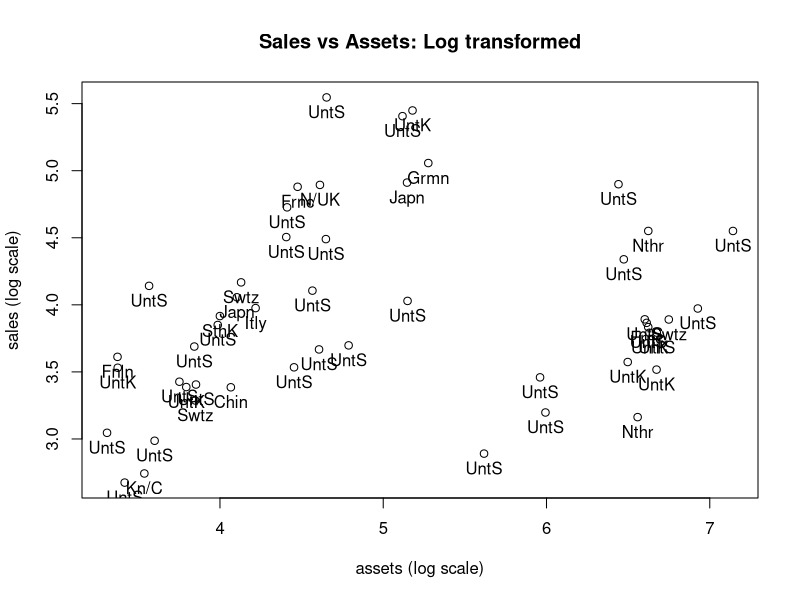
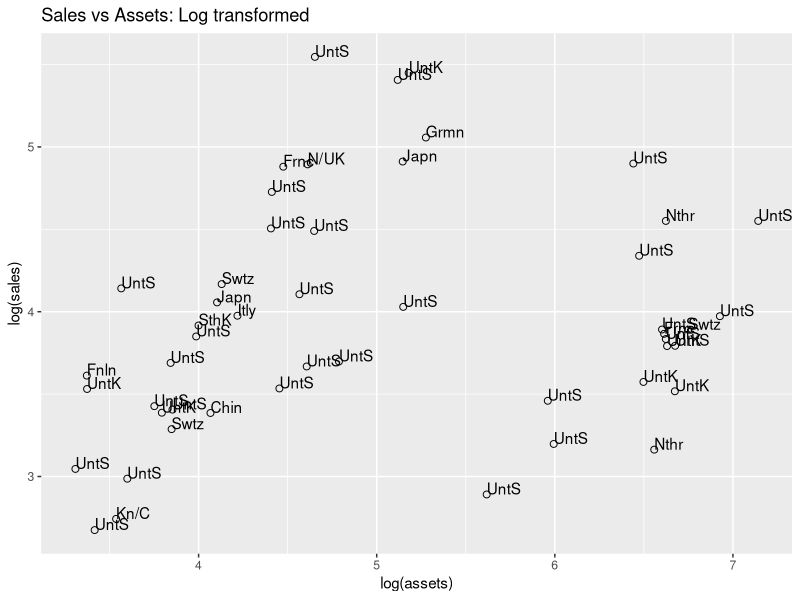
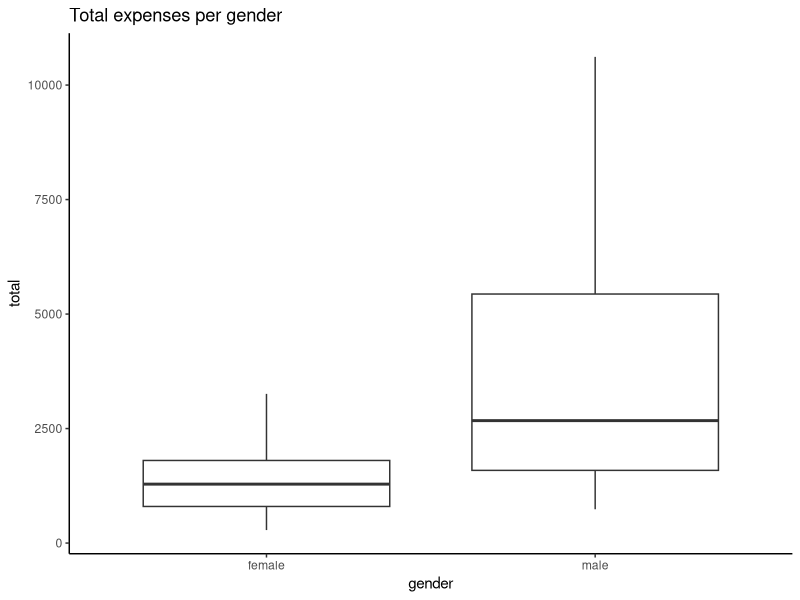
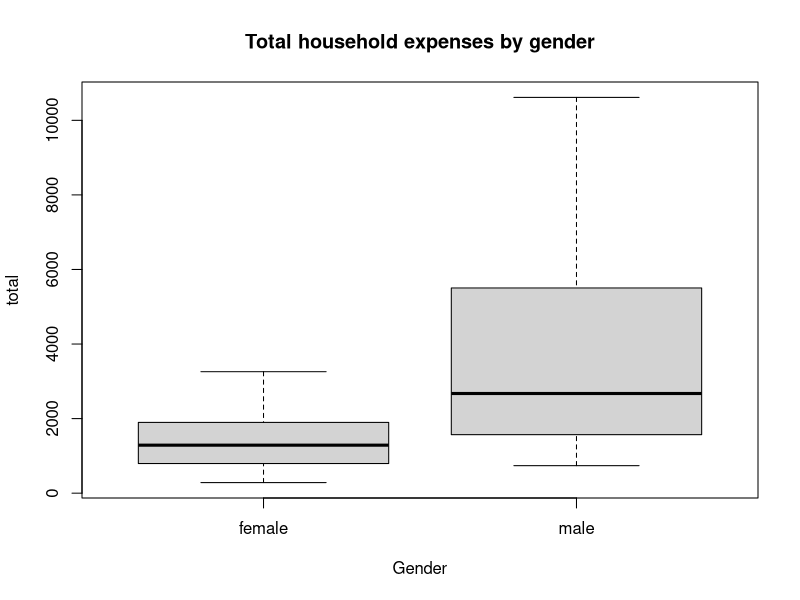
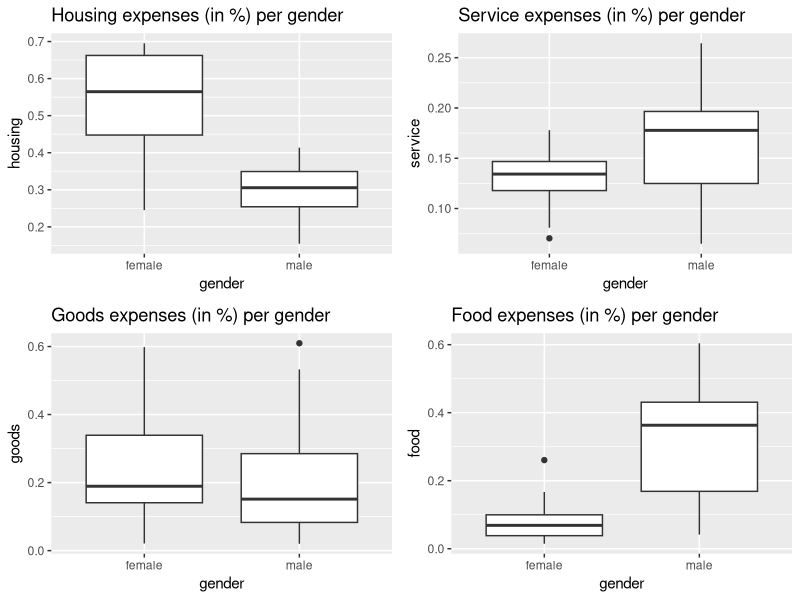
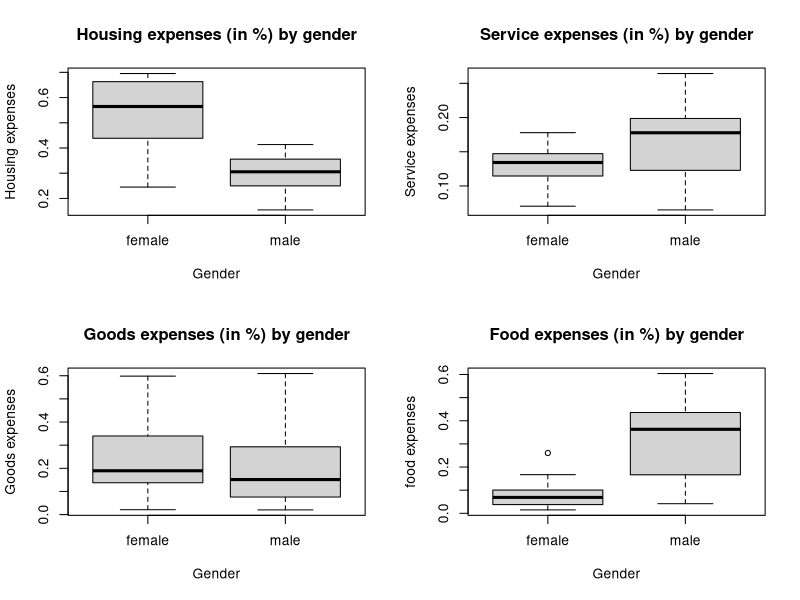
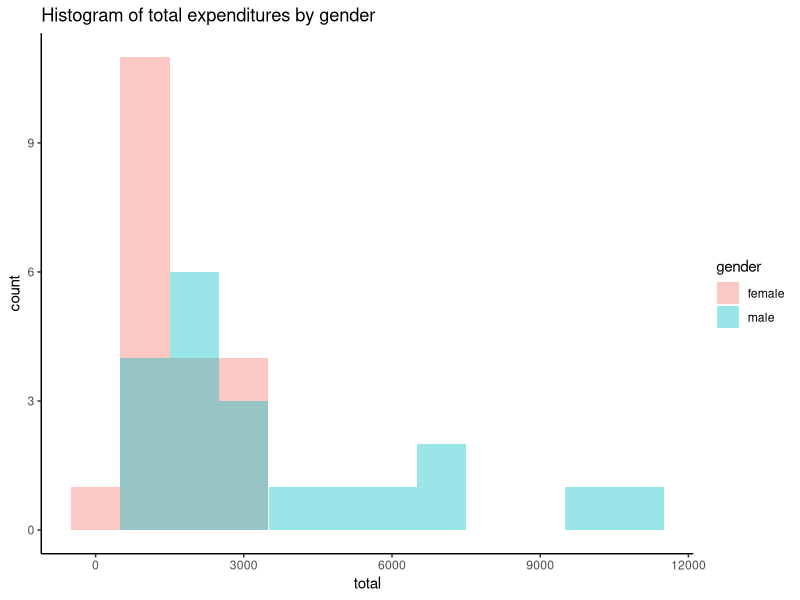
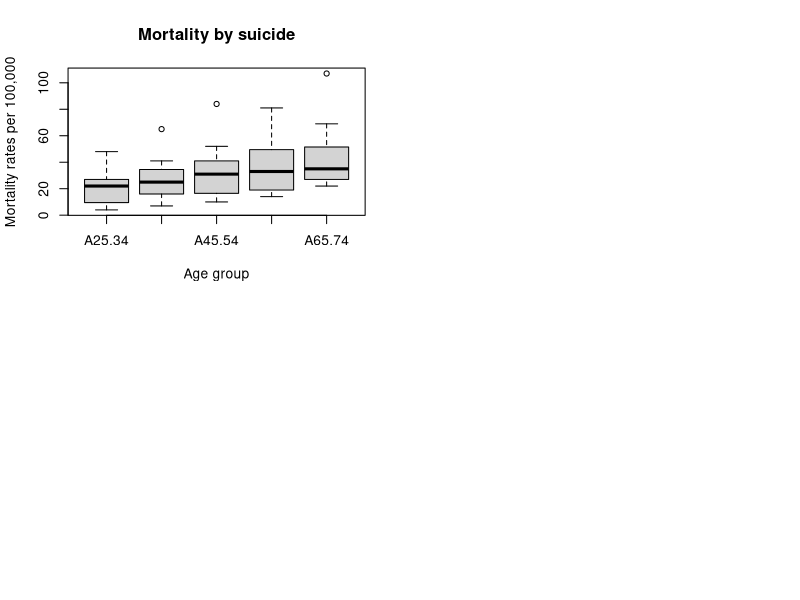

R code for these plots, in order:
## ---- chunk 1
library('HSAUR3')
#subset the data for wanted contries only first
median.subset <- subset(Forbes2000,country %in% c("United States","United Kingdom","France","Germany"))
# library("plyr")
# ddply(median.subset,c("country"),function(x){median(x$profits,na.rm=T)})
by.country <- setNames(aggregate(median.subset$profits, by = list(median.subset$country), function(x){median(x,na.rm=T)}), c("country", "median"))
by.country
## ---- chunk 2
Forbes2000[Forbes2000$country == "Germany" & Forbes2000$profits < 0,"name"]
## ---- chunk 3
sort(table(Forbes2000[Forbes2000$country=="Bermuda","category"]),decreasing=T)
## ---- chunk 4

Forbes2000.data <- Forbes2000[order(Forbes2000$profits,decreasing=T),]
par(mfrow = c(1,1))
# Using base plot
plot(
    log(Forbes2000.data[1:50, "assets"]),
    log(Forbes2000.data[1:50, "sales"])
    ,
    ylab = "sales (log scale)",
    xlab = "assets (log scale)",
    main = "Sales vs Assets: Log transformed"
)
# we can add texts to data points
text(
    x = log(Forbes2000.data[1:50, "assets"]),
    y = log(Forbes2000.data[1:50, "sales"]),
    labels = abbreviate(Forbes2000.data$country[1:50]),
    col = "black",
    font = 1,
    pos = 1
)

#Using ggplot
library(ggplot2)
ggplot(Forbes2000.data[1:50, ], aes(x = log(assets), y = log(sales))) +
    geom_point(shape = 1, size = 2) +
    geom_text(aes(label = abbreviate(country)), hjust = 0, vjust = 0) +
    labs(title = "Sales vs Assets: Log transformed", color = "country")
## ---- chunk 5
library(plyr)
# selecting companies with profit more than 5 billion
Forbes2000.5billions.dat <- Forbes2000[Forbes2000$profits > 5 ,]
Forbes2000.5billions.dat <- Forbes2000.5billions.dat[complete.cases(Forbes2000.5billions.dat), ]

setNames(ddply(Forbes2000.5billions.dat,c("country"),function(x){c(nrow(x),mean(x$sales))}), c("Country", "Company_counts", "Avg_Sales"))

# #or we could also do:
# aggregate(Forbes2000.5billions.dat$sales, by = list(Forbes2000.5billions.dat$country), function(x){c(Company_counts = length(x), Avg_Sales = mean(x))})
## ---- chunk 6
data("household", package = "HSAUR3")

# total expenses
household$total<-household$housing+household$food+household$goods+household$service
library(ggplot2)

ggplot(household, aes(x=gender, y=total))+geom_boxplot() +
  labs(title = "Total expenses per gender") + 
  theme_classic()

# base R version
boxplot(household$total ~ household$gender,
        xlab = "Gender", ylab = "total", main = "Total household expenses by gender")

# This indicates that males tend to have more expenses than females in total. 
#calculate proportions
household$housing<-household$housing/household$total
household$service<-household$service/household$total
household$goods<-household$goods/household$total
household$food<-household$food/household$total

#plot boxplots of proportions
a<-ggplot(household, aes(x=gender, y=housing))+geom_boxplot() + labs(title = "Housing expenses (in %) per gender") 
b<-ggplot(household, aes(x=gender, y=service))+geom_boxplot() + labs(title = "Service expenses (in %) per gender")
c<-ggplot(household, aes(x=gender, y=goods))+geom_boxplot() + labs(title = "Goods expenses (in %) per gender")
d<-ggplot(household, aes(x=gender, y=food))+geom_boxplot() + labs(title = "Food expenses (in %) per gender")

# combine all 4 gg objects
library(gridExtra)
grid.arrange(a,b,c,d, nrow=2, ncol=2)

# base R version
par(mfrow=c(2,2))
boxplot(household$housing ~ household$gender,
        xlab = "Gender", ylab = "Housing expenses", main = "Housing expenses (in %) by gender")
boxplot(household$service ~ household$gender,
        xlab = "Gender", ylab = "Service expenses", main = "Service expenses (in %) by gender")
boxplot(household$goods ~ household$gender,
        xlab = "Gender", ylab = "Goods expenses", main = "Goods expenses (in %) by gender")
boxplot(household$food ~ household$gender,
        xlab = "Gender", ylab = "food expenses", main = "Food expenses (in %) by gender")

# histogram of total expenditures by gender
ggplot(household, aes(x=total, fill=gender)) +
  geom_histogram(position="identity", alpha=0.4, binwidth = 1000) + 
  labs(title = "Histogram of total expenditures by gender" ) + 
  theme_classic()
## ---- chunk 7
data("suicides2")
#Boxplot of mortality
boxplot(suicides2,
        xlab = "Age group", ylab = "Mortality rates per 100,000", main = "Mortality by suicide")

library(reshape2)
suicides2.melted <- melt(suicides2)
# ggplot version
ggplot(suicides2.melted, aes(x=factor(variable), y=value)) + 
  geom_boxplot() +
  labs(x = "Age group", y = "Mortality rates per 100,000", title = "Mortality by suicide")
## ---- chunk 8
median(abs(chickwts$weight - median(chickwts$weight))) * 1.4826

#check using mad
mad(chickwts$weight, median (chickwts$weight), constant = 1.4826)
## ---- chunk 9
data(state.x77)
#create df with state name, income, and division
state_df <- data.frame(income=state.x77[,"Income"],
                    name=state.name,
                    div=state.division)
#Subset for New England
New_Eng <- subset(state_df, div =="New England")

#State with min income per capita
New_Eng[which(New_Eng$income == min(New_Eng$income)), ]
## ---- chunk 10
data(Cars93, package= "MASS")
df.cars93 <- Cars93[Cars93$MPG.highway < 25 & Cars93$Weight > 3500, c("Model", "Price", "MPG.highway", "Weight")]
df.cars93[with(df.cars93, order(Price)), ]
## ---- chunk 11
data(Cars93, package= "MASS")
mycars <- Cars93[,c("Min.Price", "Max.Price", "MPG.city", "MPG.highway", "EngineSize", "Length", "Weight")]
Cars.Means <- sapply(mycars, mean)       
Cars.Means

# function to calculate standard error 'standard.err'
standard.err <- function(x) sqrt(var(x)/length(x))
Cars.Std.Errors <- lapply(mycars, standard.err)  
Cars.Std.Errors
## ---- chunk 12
apply(iris3, c(2,3), mean)
## ---- chunk 13
apply(iris3, 2, mean)
## ---- chunk 14
mydf <- data.frame(state.x77, state.region = state.region, stringsAsFactors = FALSE)
tapply(mydf$Income, mydf$state.region, mean)
## ---- chunk 15
mydf <- data.frame(state.x77, state.division = state.division, stringsAsFactors = FALSE)
tapply(mydf$Illiteracy, mydf$state.division, max)
## ---- chunk 16
mydf <- data.frame(state.x77, state.region = state.region, state.name = state.name, stringsAsFactors = FALSE)
tapply(mydf$state.name, mydf$state.region, length)
## ---- chunk 17
chick.aov <- aov( weight ~ feed, chickwts)

# summary aov
summary.aov(chick.aov)

# post-hoc test (Tukey HSD)
TukeyHSD(chick.aov)
## ---- chunk 18
#Annotated R Code
  library(HSAUR3)
  library(stats)
  attach(chickwts)
  head(chickwts)
  
  t.test(chickwts$weight,mu=240)
  
  ttest=function(x,mu,alpha){
    # x = data
    # mu = sample mean, 
    # alpha = alpha 
    # level = (1-confidence level)
    me=mean(x$weight)
    p1=qt(alpha/2,(nrow(x)-1))
    p2=qt(1-alpha/2,(nrow(x)-1))
    s=sqrt(var(x$weight))
    n=nrow(x)
    
    T=(me-mu)/(s/sqrt(nrow(x))) 
    P=seq(1,1,1)
    P[1]=2*(1-pt(T,n))
    P=data.frame(P)
    return (cbind(P,T))
  }
  
  t_test_values <- ttest(chickwts,240,0.05)
  print ("T value and two sided P values returned by the funtion: ")
  print(t_test_values)
## ---- chunk 19
  message("Hypothesis Result:")
  if (2*abs(t_test_values[1,2])>2*abs(t_test_values[1,1])){
    print("Rejected! The true mean is NOT 240 !!")
  } else if (2*abs(t_test_values[1,2])<2*abs(t_test_values[1,1])){
    print("Null. The mean is 240 !!")
  }
